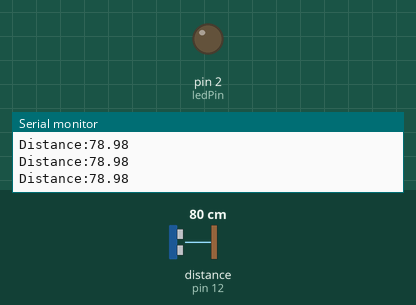
Bench run of a sketch on a simulated Arduino Uno, built with avr-gcc and run on an emulated ATmega328P. Parts: output pins drawn as LEDs (lit = HIGH), the last lines printed to the serial monitor. Wiring (inferred from the names in the program): ultrasonic range finder: trigger pin 13; echo pin 12. The test bench sets the inputs (shaded band); at power-on: distance to the obstacle (sensor on pin 12) 80 cm. The echo pulse lasts 58.3 µs per cm; pins used as bus, display or sensor lines are not drawn.

Above: at 1.2 s.
1.3 s: distance to the obstacle (sensor on pin 12) set to 12 cm
4.3 s: distance to the obstacle (sensor on pin 12) set to 9 cm
At 5.1 s:
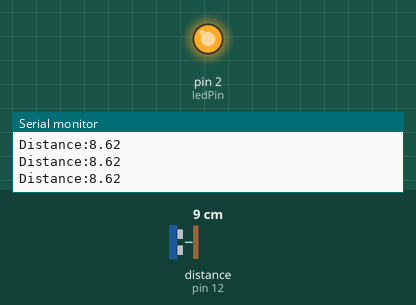
5.8 s: distance to the obstacle (sensor on pin 12) set to 18 cm
At 6.2 s:
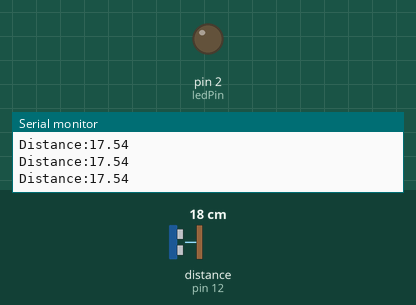
Timing chart, 0 to 8.8 s (numbered marks = the images above; inputs shaded):
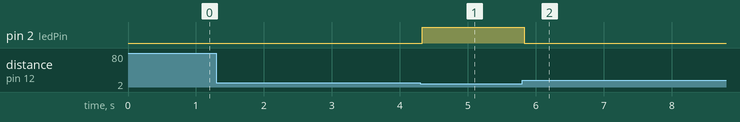

The sketch:

ultrasonic.ino
```cpp
int trigPin=13;
int echoPin=12;
int ledPin=2;
float duration,distance;

void setup() {
  pinMode(trigPin, OUTPUT);
  pinMode(echoPin, INPUT);
  pinMode(ledPin, OUTPUT);
  Serial.begin (9600);
  }

void loop() {
//digitalWrite(trigPin, LOW);
digitalWrite(trigPin, HIGH);
digitalWrite(trigPin, LOW);
duration = pulseIn(echoPin, HIGH);
distance = duration*0.034/2;
Serial.print("Distance:");
Serial.println(distance);
if(distance<10)
{
digitalWrite(ledPin,HIGH);
}
else
{
digitalWrite(ledPin,LOW);
};
}
```

Measured:
- the behaviour switches between 11 and 10 cm on distance to the obstacle (sensor on pin 12) (found by bisection; images 0 and 1)
- after the input at 4.3 s, pin 2 (ledPin): LOW → HIGH at once
- after the input at 5.8 s, pin 2 (ledPin): HIGH → LOW at once
